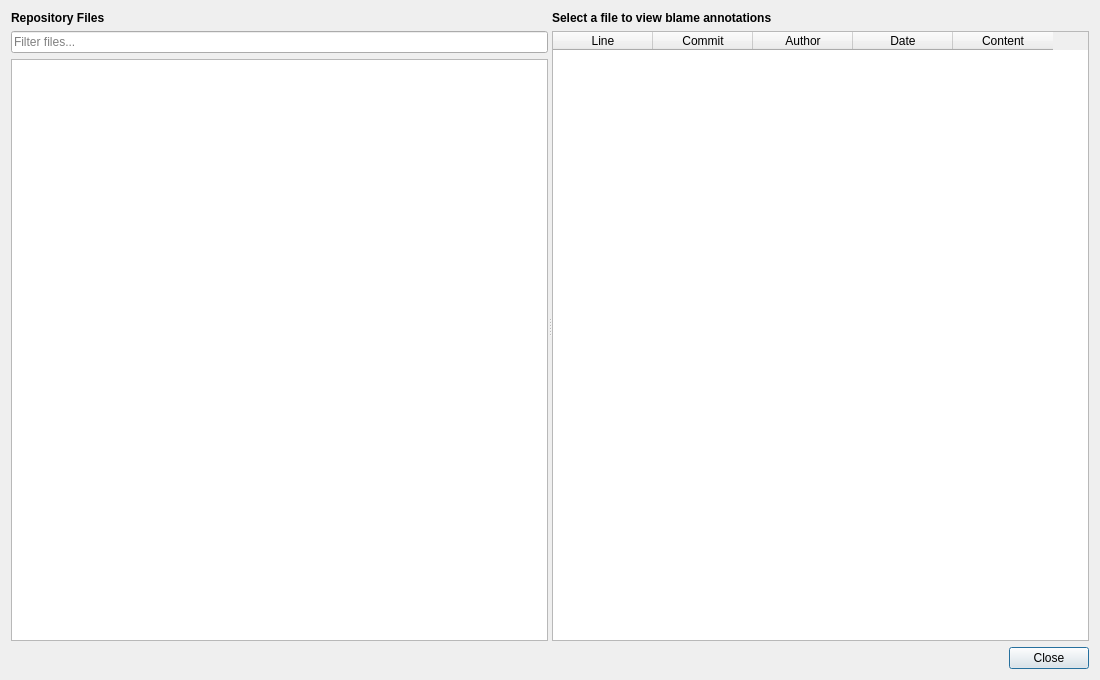
<?xml version="1.0" encoding="UTF-8"?>
<ui version="4.0">
 <class>QGitBlameDialog</class>
 <widget class="QDialog" name="QGitBlameDialog">
  <property name="geometry">
   <rect>
    <x>0</x>
    <y>0</y>
    <width>1100</width>
    <height>680</height>
   </rect>
  </property>
  <property name="windowTitle">
   <string>Git Blame</string>
  </property>
  <layout class="QVBoxLayout" name="verticalLayout">
   <item>
    <widget class="QSplitter" name="splitter">
     <property name="orientation">
      <enum>Qt::Orientation::Horizontal</enum>
     </property>
     <widget class="QWidget" name="leftPanel">
      <layout class="QVBoxLayout" name="leftLayout">
       <item>
        <widget class="QLabel" name="label_files">
         <property name="text">
          <string>Repository Files</string>
         </property>
         <property name="font">
          <font>
           <bold>true</bold>
          </font>
         </property>
        </widget>
       </item>
       <item>
        <widget class="QLineEdit" name="lineEdit_filter">
         <property name="placeholderText">
          <string>Filter files...</string>
         </property>
         <property name="clearButtonEnabled">
          <bool>true</bool>
         </property>
        </widget>
       </item>
       <item>
        <widget class="QTreeWidget" name="fileTree">
         <property name="headerHidden">
          <bool>true</bool>
         </property>
         <property name="uniformRowHeights">
          <bool>true</bool>
         </property>
         <column>
          <property name="text">
           <string>Name</string>
          </property>
         </column>
        </widget>
       </item>
      </layout>
     </widget>
     <widget class="QWidget" name="rightPanel">
      <layout class="QVBoxLayout" name="rightLayout">
       <item>
        <widget class="QLabel" name="label_filePath">
         <property name="text">
          <string>Select a file to view blame annotations</string>
         </property>
         <property name="font">
          <font>
           <bold>true</bold>
          </font>
         </property>
        </widget>
       </item>
       <item>
        <widget class="QTableWidget" name="blameTable">
         <property name="editTriggers">
          <set>QAbstractItemView::NoEditTriggers</set>
         </property>
         <property name="selectionBehavior">
          <enum>QAbstractItemView::SelectRows</enum>
         </property>
         <property name="selectionMode">
          <enum>QAbstractItemView::SingleSelection</enum>
         </property>
         <property name="showGrid">
          <bool>false</bool>
         </property>
         <property name="alternatingRowColors">
          <bool>false</bool>
         </property>
         <property name="wordWrap">
          <bool>false</bool>
         </property>
         <column>
          <property name="text">
           <string>Line</string>
          </property>
         </column>
         <column>
          <property name="text">
           <string>Commit</string>
          </property>
         </column>
         <column>
          <property name="text">
           <string>Author</string>
          </property>
         </column>
         <column>
          <property name="text">
           <string>Date</string>
          </property>
         </column>
         <column>
          <property name="text">
           <string>Content</string>
          </property>
         </column>
        </widget>
       </item>
      </layout>
     </widget>
    </widget>
   </item>
   <item>
    <layout class="QHBoxLayout" name="bottomBar">
     <item>
      <widget class="QLabel" name="label_status">
       <property name="text">
        <string/>
       </property>
      </widget>
     </item>
     <item>
      <spacer name="horizontalSpacer">
       <property name="orientation">
        <enum>Qt::Orientation::Horizontal</enum>
       </property>
       <property name="sizeHint" stdset="0">
        <size>
         <width>40</width>
         <height>20</height>
        </size>
       </property>
      </spacer>
     </item>
     <item>
      <widget class="QPushButton" name="closeButton">
       <property name="text">
        <string>Close</string>
       </property>
      </widget>
     </item>
    </layout>
   </item>
  </layout>
 </widget>
 <resources/>
 <connections>
  <connection>
   <sender>closeButton</sender>
   <signal>clicked()</signal>
   <receiver>QGitBlameDialog</receiver>
   <slot>accept()</slot>
   <hints>
    <hint type="sourcelabel">
     <x>1050</x>
     <y>655</y>
    </hint>
    <hint type="destinationlabel">
     <x>550</x>
     <y>340</y>
    </hint>
   </hints>
  </connection>
 </connections>
</ui>
